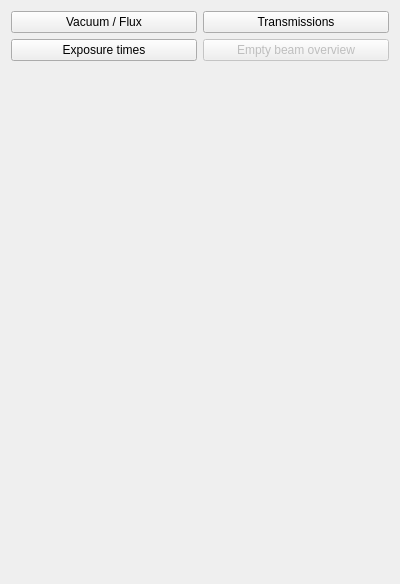
       <widget class="QWidget" name="qcPage">
        <property name="geometry">
         <rect>
          <x>0</x>
          <y>0</y>
          <width>400</width>
          <height>584</height>
         </rect>
        </property>
        <property name="sizePolicy">
         <sizepolicy hsizetype="MinimumExpanding" vsizetype="Preferred">
          <horstretch>0</horstretch>
          <verstretch>0</verstretch>
         </sizepolicy>
        </property>
        <attribute name="label">
         <string>Overall quality checks</string>
        </attribute>
        <layout class="QGridLayout" name="gridLayout_4">
         <item row="1" column="1">
          <widget class="QPushButton" name="qcEmptyBeamPushButton">
           <property name="enabled">
            <bool>false</bool>
           </property>
           <property name="text">
            <string>Empty beam overview</string>
           </property>
          </widget>
         </item>
         <item row="1" column="0">
          <widget class="QPushButton" name="qcExposureTimesPushButton">
           <property name="text">
            <string>Exposure times</string>
           </property>
          </widget>
         </item>
         <item row="0" column="0">
          <widget class="QPushButton" name="qcVacuumFluxPushButton">
           <property name="text">
            <string>Vacuum / Flux</string>
           </property>
          </widget>
         </item>
         <item row="0" column="1">
          <widget class="QPushButton" name="qcTransmissionsPushButton">
           <property name="text">
            <string>Transmissions</string>
           </property>
          </widget>
         </item>
         <item row="2" column="0" colspan="2">
          <spacer name="verticalSpacer_4">
           <property name="orientation">
            <enum>Qt::Vertical</enum>
           </property>
           <property name="sizeHint" stdset="0">
            <size>
             <width>0</width>
             <height>0</height>
            </size>
           </property>
          </spacer>
         </item>
        </layout>
       </widget>
